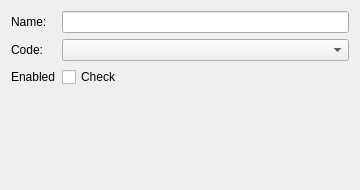
<?xml version="1.0" encoding="UTF-8"?>
<ui version="4.0"><class>Dialog</class><widget class="QDialog" name="Dialog"><property name="geometry"><rect><x>0</x><y>0</y><width>360</width><height>190</height></rect></property><property name="windowTitle"><string>Form basic</string></property><layout class="QFormLayout" name="formLayout"><item row="0" column="0"><widget class="QLabel" name="label_1"><property name="text"><string>Name:</string></property></widget></item><item row="0" column="1"><widget class="QLineEdit" name="lineEdit_1"></widget></item><item row="1" column="0"><widget class="QLabel" name="label_2"><property name="text"><string>Code:</string></property></widget></item><item row="1" column="1"><widget class="QComboBox" name="comboBox_1"></widget></item><item row="2" column="0"><widget class="QLabel" name="label_3"><property name="text"><string>Enabled</string></property></widget></item><item row="2" column="1"><widget class="QCheckBox" name="checkBox_1"><property name="text"><string>Check</string></property><property name="checked"><bool>false</bool></property></widget></item></layout></widget></ui>
